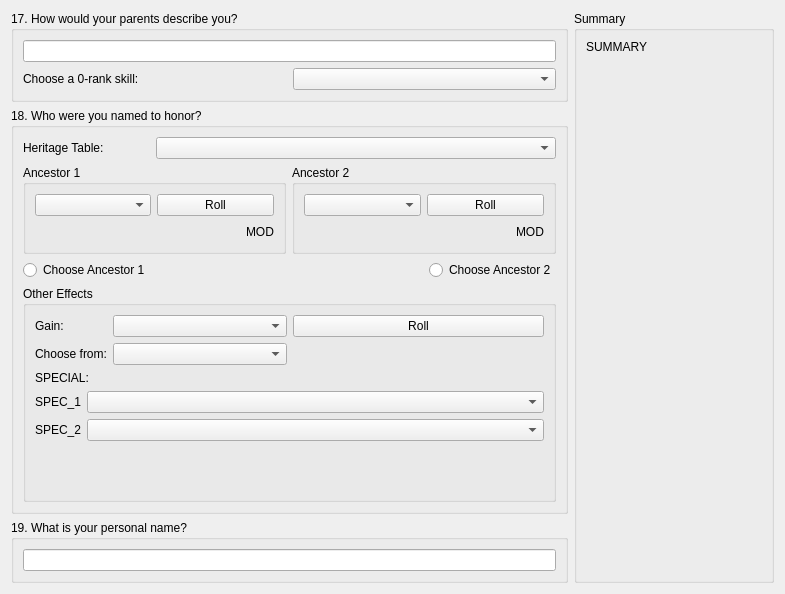
<?xml version="1.0" encoding="UTF-8"?>
<ui version="4.0">
 <class>NewCharWizardPage6</class>
 <widget class="QWizardPage" name="NewCharWizardPage6">
  <property name="geometry">
   <rect>
    <x>0</x>
    <y>0</y>
    <width>785</width>
    <height>594</height>
   </rect>
  </property>
  <property name="windowTitle">
   <string>WizardPage</string>
  </property>
  <layout class="QGridLayout" name="gridLayout_4">
   <item row="0" column="0">
    <widget class="QGroupBox" name="groupBox">
     <property name="sizePolicy">
      <sizepolicy hsizetype="Preferred" vsizetype="Minimum">
       <horstretch>0</horstretch>
       <verstretch>0</verstretch>
      </sizepolicy>
     </property>
     <property name="title">
      <string>17. How would your parents describe you?</string>
     </property>
     <layout class="QGridLayout" name="gridLayout_2">
      <item row="1" column="1">
       <widget class="QComboBox" name="nc6_q17_comboBox"/>
      </item>
      <item row="0" column="0" colspan="2">
       <widget class="QLineEdit" name="nc6_q17_lineEdit"/>
      </item>
      <item row="1" column="0">
       <widget class="QLabel" name="label">
        <property name="text">
         <string>Choose a 0-rank skill:</string>
        </property>
       </widget>
      </item>
     </layout>
    </widget>
   </item>
   <item row="0" column="1" rowspan="3">
    <widget class="QGroupBox" name="groupBox_4">
     <property name="sizePolicy">
      <sizepolicy hsizetype="Fixed" vsizetype="Preferred">
       <horstretch>0</horstretch>
       <verstretch>0</verstretch>
      </sizepolicy>
     </property>
     <property name="minimumSize">
      <size>
       <width>200</width>
       <height>0</height>
      </size>
     </property>
     <property name="maximumSize">
      <size>
       <width>200</width>
       <height>16777215</height>
      </size>
     </property>
     <property name="title">
      <string>Summary</string>
     </property>
     <layout class="QVBoxLayout" name="verticalLayout_2">
      <item>
       <widget class="QLabel" name="summary_label">
        <property name="text">
         <string>SUMMARY</string>
        </property>
        <property name="alignment">
         <set>Qt::AlignLeading|Qt::AlignLeft|Qt::AlignTop</set>
        </property>
        <property name="wordWrap">
         <bool>true</bool>
        </property>
       </widget>
      </item>
     </layout>
    </widget>
   </item>
   <item row="1" column="0">
    <widget class="QGroupBox" name="groupBox_2">
     <property name="sizePolicy">
      <sizepolicy hsizetype="Preferred" vsizetype="Expanding">
       <horstretch>0</horstretch>
       <verstretch>0</verstretch>
      </sizepolicy>
     </property>
     <property name="title">
      <string>18. Who were you named to honor?</string>
     </property>
     <layout class="QGridLayout" name="gridLayout_6">
      <item row="2" column="3">
       <widget class="QRadioButton" name="nc6_q18_ancestor2_radioButton">
        <property name="text">
         <string>Choose Ancestor 2</string>
        </property>
       </widget>
      </item>
      <item row="1" column="2" colspan="2">
       <widget class="QGroupBox" name="nc6_q18_ancestor2_groupBox">
        <property name="title">
         <string>Ancestor 2</string>
        </property>
        <layout class="QGridLayout" name="gridLayout_3">
         <item row="0" column="0">
          <widget class="QComboBox" name="nc6_q18_ancestor2_comboBox"/>
         </item>
         <item row="0" column="1">
          <widget class="QPushButton" name="nc6_q18_ancestor2_rollButton">
           <property name="text">
            <string>Roll</string>
           </property>
          </widget>
         </item>
         <item row="1" column="0" colspan="2">
          <layout class="QHBoxLayout" name="horizontalLayout_2">
           <item>
            <spacer name="horizontalSpacer_2">
             <property name="orientation">
              <enum>Qt::Horizontal</enum>
             </property>
             <property name="sizeHint" stdset="0">
              <size>
               <width>38</width>
               <height>20</height>
              </size>
             </property>
            </spacer>
           </item>
           <item>
            <widget class="QLabel" name="nc6_q18_ancestor2_modLabel">
             <property name="text">
              <string>MOD</string>
             </property>
            </widget>
           </item>
          </layout>
         </item>
        </layout>
       </widget>
      </item>
      <item row="2" column="2">
       <spacer name="horizontalSpacer_4">
        <property name="orientation">
         <enum>Qt::Horizontal</enum>
        </property>
        <property name="sizeHint" stdset="0">
         <size>
          <width>207</width>
          <height>20</height>
         </size>
        </property>
       </spacer>
      </item>
      <item row="1" column="0" colspan="2">
       <widget class="QGroupBox" name="nc6_q18_ancestor1_groupBox">
        <property name="title">
         <string>Ancestor 1</string>
        </property>
        <layout class="QGridLayout" name="gridLayout">
         <item row="1" column="0">
          <widget class="QComboBox" name="nc6_q18_ancestor1_comboBox"/>
         </item>
         <item row="2" column="0" colspan="2">
          <layout class="QHBoxLayout" name="horizontalLayout">
           <item>
            <spacer name="horizontalSpacer">
             <property name="orientation">
              <enum>Qt::Horizontal</enum>
             </property>
             <property name="sizeHint" stdset="0">
              <size>
               <width>220</width>
               <height>20</height>
              </size>
             </property>
            </spacer>
           </item>
           <item>
            <widget class="QLabel" name="nc6_q18_ancestor1_modLabel">
             <property name="text">
              <string>MOD</string>
             </property>
            </widget>
           </item>
          </layout>
         </item>
         <item row="1" column="1">
          <widget class="QPushButton" name="nc6_q18_ancestor1_rollButton">
           <property name="text">
            <string>Roll</string>
           </property>
          </widget>
         </item>
        </layout>
       </widget>
      </item>
      <item row="2" column="0">
       <widget class="QRadioButton" name="nc6_q18_ancestor1_radioButton">
        <property name="text">
         <string>Choose Ancestor 1</string>
        </property>
       </widget>
      </item>
      <item row="2" column="1">
       <spacer name="horizontalSpacer_3">
        <property name="orientation">
         <enum>Qt::Horizontal</enum>
        </property>
        <property name="sizeHint" stdset="0">
         <size>
          <width>207</width>
          <height>20</height>
         </size>
        </property>
       </spacer>
      </item>
      <item row="3" column="0" colspan="4">
       <widget class="QGroupBox" name="groupBox_6">
        <property name="title">
         <string>Other Effects</string>
        </property>
        <layout class="QVBoxLayout" name="verticalLayout_3">
         <item>
          <layout class="QGridLayout" name="gridLayout_5">
           <item row="0" column="0" rowspan="2">
            <layout class="QFormLayout" name="formLayout">
             <item row="0" column="0">
              <widget class="QLabel" name="nc6_q18_otherLabel">
               <property name="text">
                <string>Gain:</string>
               </property>
              </widget>
             </item>
             <item row="0" column="1">
              <widget class="QComboBox" name="nc6_q18_otherComboBox"/>
             </item>
             <item row="1" column="0">
              <widget class="QLabel" name="nc6_q18_secondaryChoice_label">
               <property name="text">
                <string>Choose from:</string>
               </property>
              </widget>
             </item>
             <item row="1" column="1">
              <widget class="QComboBox" name="nc6_q18_secondaryChoice_comboBox"/>
             </item>
            </layout>
           </item>
           <item row="0" column="1">
            <widget class="QPushButton" name="nc6_q18_otherrollButton">
             <property name="text">
              <string>Roll</string>
             </property>
            </widget>
           </item>
          </layout>
         </item>
         <item>
          <layout class="QFormLayout" name="formLayout_2">
           <item row="0" column="0" colspan="2">
            <widget class="QLabel" name="nc6_q18_specialInstruction_label">
             <property name="text">
              <string>SPECIAL:</string>
             </property>
            </widget>
           </item>
           <item row="1" column="0">
            <widget class="QLabel" name="nc6_q18_spec1_label">
             <property name="text">
              <string>SPEC_1</string>
             </property>
            </widget>
           </item>
           <item row="1" column="1">
            <widget class="QComboBox" name="nc6_q18_special1_comboBox"/>
           </item>
           <item row="3" column="0">
            <widget class="QLabel" name="nc6_q18_spec2_label">
             <property name="text">
              <string>SPEC_2</string>
             </property>
            </widget>
           </item>
           <item row="3" column="1">
            <widget class="QComboBox" name="nc6_q18_special2_comboBox"/>
           </item>
          </layout>
         </item>
         <item>
          <spacer name="verticalSpacer">
           <property name="orientation">
            <enum>Qt::Vertical</enum>
           </property>
           <property name="sizeHint" stdset="0">
            <size>
             <width>20</width>
             <height>93</height>
            </size>
           </property>
          </spacer>
         </item>
        </layout>
       </widget>
      </item>
      <item row="0" column="0">
       <widget class="QLabel" name="label_2">
        <property name="text">
         <string>Heritage Table:</string>
        </property>
       </widget>
      </item>
      <item row="0" column="1" colspan="3">
       <widget class="QComboBox" name="heritagetable_comboBox"/>
      </item>
     </layout>
    </widget>
   </item>
   <item row="2" column="0">
    <widget class="QGroupBox" name="groupBox_3">
     <property name="sizePolicy">
      <sizepolicy hsizetype="Preferred" vsizetype="Minimum">
       <horstretch>0</horstretch>
       <verstretch>0</verstretch>
      </sizepolicy>
     </property>
     <property name="title">
      <string>19. What is your personal name?</string>
     </property>
     <layout class="QVBoxLayout" name="verticalLayout">
      <item>
       <widget class="QLineEdit" name="nc6_q19_personalName_lineEdit"/>
      </item>
     </layout>
    </widget>
   </item>
  </layout>
 </widget>
 <resources/>
 <connections/>
</ui>
